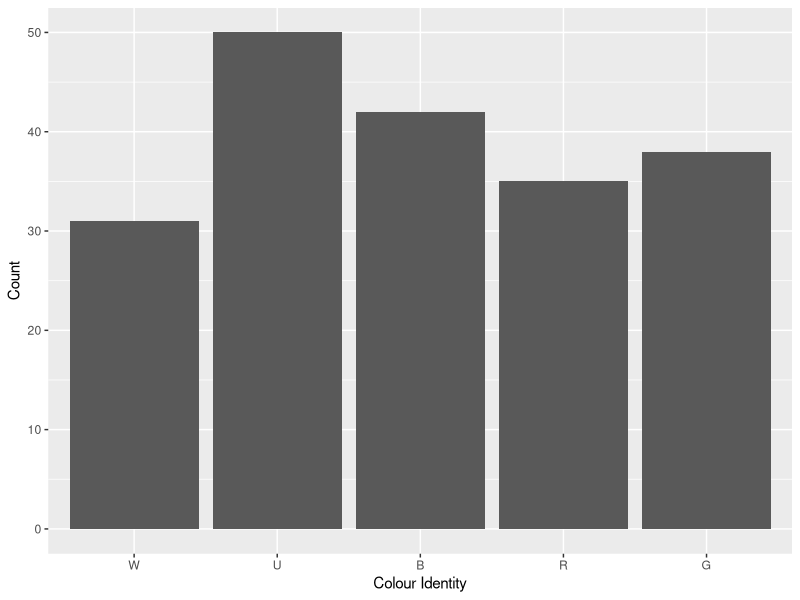
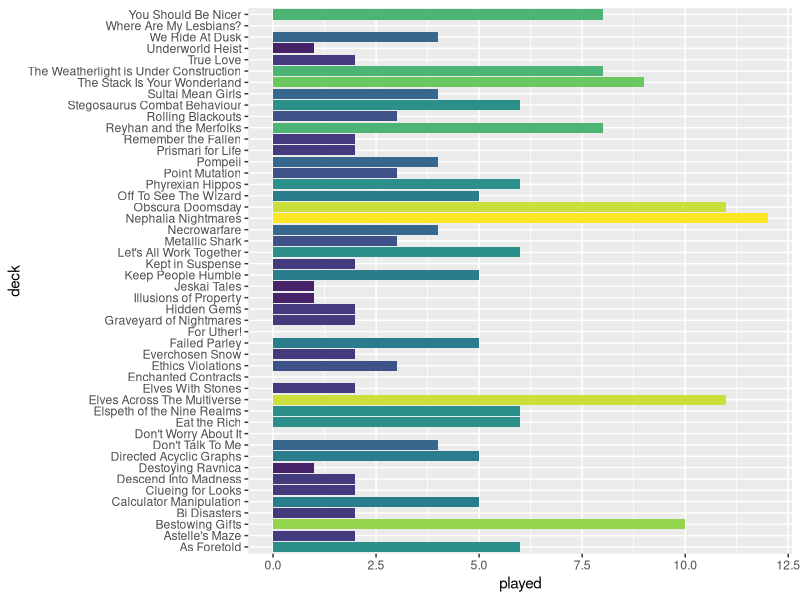
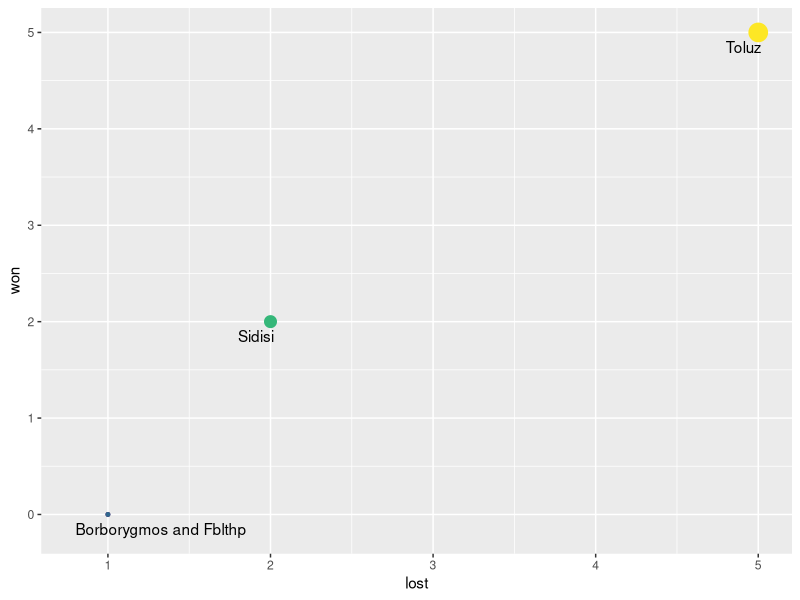
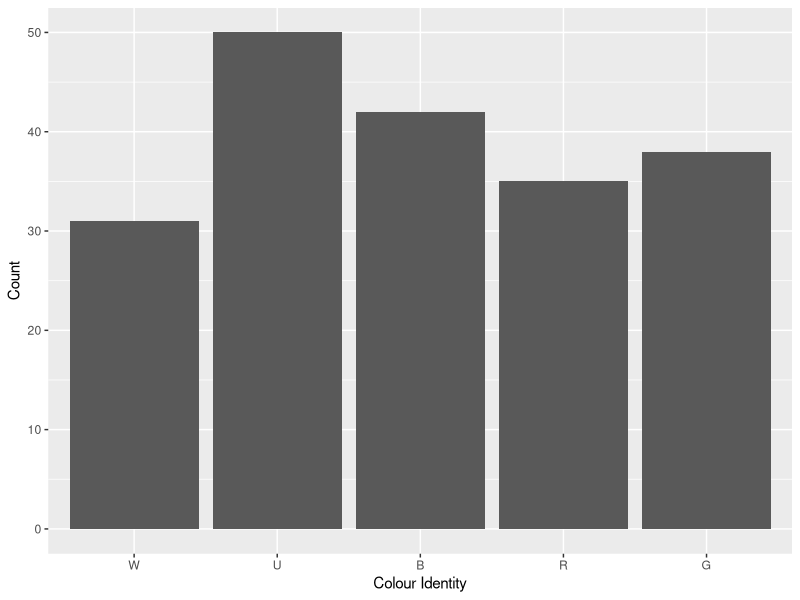
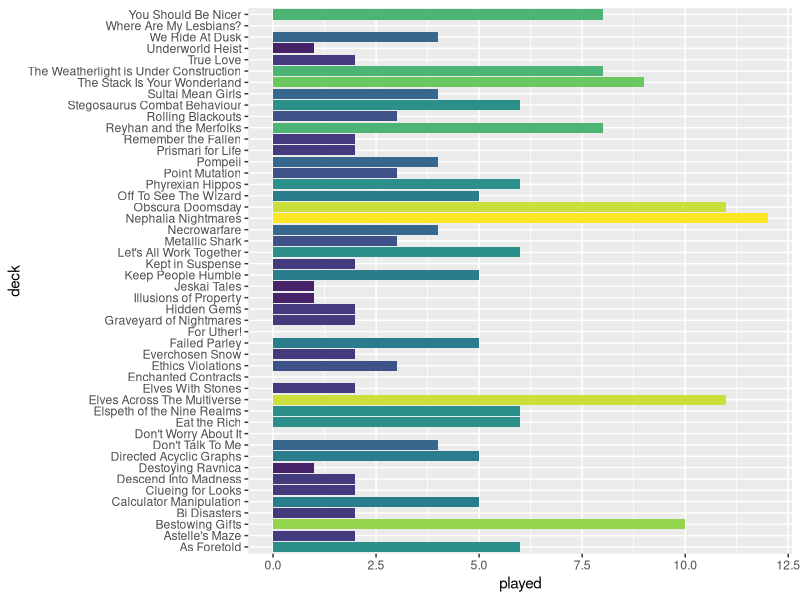

Source code (R) for these figures, in order:
library(forcats)
library(tidyverse)
library(viridis)

decks<-data.frame(structure(list(deck=character(),commander=character(),power=factor(),played=numeric(),won=numeric(),draw=numeric(),lost=numeric(),priority=factor(),W=logical(),U=logical(),B=logical(),R=logical(),G=logical(),artist=character(),plane=character())))
decks<-decks%>%#priority 7: Tournament cEDH
  add_row(deck="Destoying Ravnica",commander="Borborygmos and Fblthp",power="9",played=1,won=0,draw=0,lost=1,priority="8",W=T,U=T,B=T,R=F,G=F,artist="Justin Hernandez,Alexis Hernandez",plane='Ravnica,Ravnica')%>% 
  add_row(deck="Obscura Doomsday",commander="Toluz",power="9",played=11,won=5,draw=1,lost=5,priority="8",W=T,U=T,B=T,R=F,G=F,artist="Donato Giancola",plane='New Capenna')%>% 
  add_row(deck="Sultai Mean Girls",commander="Sidisi",power="9",played=4,won=2,draw=0,lost=2,priority="8",W=F,U=T,B=T,R=F,G=T,artist="Karl Kopinski",plane='Tarkir')%>%
  add_row(deck="Underworld Heist",commander="Cormela",power="9",played=1,won=0,draw=0,lost=1,priority="8",W=F,U=T,B=T,R=T,G=F,artist="Bram Sels",plane='New Capenna')%>%# priority 6: LGS proxy free
  add_row(deck="As Foretold",commander="Gnostro",power="5",played=6,won=1,draw=0,lost=5,priority="7",W=T,U=T,B=F,R=F,G=F,artist="Lars Grant-West",plane='Theros')%>%
  add_row(deck="Astelle's Maze",commander="Nine-Fingers Keene",power="5",played=2,won=1,draw=0,lost=1,priority="7",W=F,U=T,B=T,R=F,G=T,artist="Nils Hamm",plane='Forgotten Realms')%>%
  add_row(deck="Bestowing Gifts",commander="Kestia",power="5",played=10,won=2,draw=0,lost=8,priority="2",W=F,U=T,B=F,R=F,G=T,artist="Zezhou Chen",plane='Theros')%>%
  add_row(deck="Bi Disasters",commander="Kamber & Laurine",power="5",played=2,won=1,draw=0,lost=1,priority="7",W=F,U=F,B=T,R=T,G=F,artist="Andrey Kuzinskiy,Andrey Kuzinskiy",plane='Innistrad,Innistrad')%>%
  add_row(deck="Calculator Manipulation",commander="Obeka",power="6",played=5,priority="7",W=F,U=T,B=T,R=T,G=F,artist="Jesper Ejsing",plane='Unknown')%>% 
  add_row(deck="Clueing for Looks",commander="Katilda and Lier",power="6",played=2,won=0,draw=0,lost=0,priority="2",W=T,U=T,B=F,R=F,G=T,artist="Lie Setiawan",plane='Innistrad,Innistrad')%>% 
  add_row(deck="Descend Into Madness",commander="Anhelo",power="5",played=2,won=1,draw=0,lost=1,priority="7",W=F,U=T,B=T,R=T,G=F,artist="Marta Nael",plane='New Capenna') %>%
  add_row(deck="Eat the Rich",commander="Silvar & Trynn",power="6",played=6,won=3,draw=0,lost=3,priority="2",W=T,U=F,B=T,R=T,G=F,artist="Jesper Ejsing,Jesper Ejsing",plane='Ikoria,Ikoria')%>%
  add_row(deck="Elspeth of the Nine Realms",commander="Kroxa and Kunoros",power="5",played=6,won=1,draw=0,lost=5,priority="7",W=T,U=F,B=F,R=T,G=F,artist="Jason A. Engle",plane='Theros,Theros')%>%
  add_row(deck="Elves With Stones",commander="Akiri & Miara w. Lurrus",power="6",played=2,won=1,draw=0,lost=1,priority="2",W=T,U=F,B=T,R=T,G=F,artist="David Gaillet,Johannes Voss,Steve Ellis",plane='Zendikar,Lorwyn,Ikoria')%>% 
  add_row(deck="Ethics Violations",commander="Volrath",power="6",played=3,won=1,draw=0,lost=2,priority="7",W=F,U=T,B=T,R=F,G=T,artist="Heonhwa Choe",plane='Dominaria')%>%
  add_row(deck="Everchosen Snow",commander="Najeela",power="5",played=2,won=0,draw=0,lost=2,priority="7",W=T,U=T,B=T,R=T,G=T,artist="Antonio José Manzanedo",plane='Kylem')%>%
  add_row(deck="Failed Parley",commander="Phabine",power="5",played=5,won=2,draw=0,lost=3,priority="7",W=F,U=T,B=T,R=F,G=T,artist="Ryan Pancoast",plane='New Capenna')%>%
  add_row(deck="Graveyard of Nightmares",commander="Beamtown Bullies",power="5",played=2,won=0,draw=0,lost=2,priority="7",W=F,U=F,B=T,R=T,G=T,artist="Tyler Jacobson",plane='New Capenna')%>%
  add_row(deck="Hidden Gems",commander="Kadena",power="5",played=2,won=0,draw=0,lost=2,priority="2",W=F,U=T,B=T,R=F,G=T,artist="Caio Monteiro",plane='Tarkir')%>%
  add_row(deck="Illusions of Property",commander="Rubinia",power="5",played=1,won=0,draw=0,lost=1,priority="7",W=T,U=T,B=F,R=F,G=T,artist="Cynthia Sheppard",plane='Unknown')%>%
  add_row(deck="Keep People Humble",commander="Ivy",power="7",played=5,won=1,draw=0,lost=4,priority="7",W=F,U=T,B=F,R=F,G=T,artist="Evyn Fong",plane='Dominaria') %>% 
  add_row(deck="Let's All Work Together",commander="Sen Triplets",power="6",played=6,won=0,draw=0,lost=6,priority="7",W=T,U=T,B=T,R=F,G=F,artist="Greg Staples",plane='Alara,Alara,Alara')%>%
  add_row(deck="Nephalia Nightmares",commander="Jeleva",power="6",played=12,won=5,draw=1,lost=6,priority="7",W=F,U=T,B=T,R=T,G=F,artist="Cynthia Sheppard",plane='Innistrad')%>% 
  add_row(deck="Off To See The Wizard",commander="Inalla",power="5",played=5,won=0,draw=0,lost=5,priority="7",W=F,U=T,B=T,R=T,G=F,artist="Yongjae Choi",plane='Unknown')%>%
  add_row(deck="Phyrexian Hippos",commander="Perrie w. Keruga",power="6",played=6,won=2,draw=0,lost=4,priority="7",W=T,U=T,B=F,R=F,G=T,artist="Joshua Raphael,Dan Scott",plane='New Capenna,Ikoria') %>%
  add_row(deck="Point Mutation",commander="Otrimi",power="5",played=3,won=1,draw=0,lost=2,priority="7",W=T,U=T,B=F,R=F,G=T,artist="Victor Adame Minguez",plane='Ikoria') %>%
  add_row(deck="Remember the Fallen",commander="Rayami",power="6",played=2,won=0,draw=0,lost=2,priority="7",W=F,U=T,B=T,R=F,G=T,artist="Kieran Yanner",plane='Zendikar') %>%
  add_row(deck="Reyhan and the Merfolks",commander="Thrasios & Reyhan",power="7",played=8,won=3,draw=0,lost=5,priority="7",W=F,U=T,B=T,R=F,G=T,artist="Josu Hernaiz,Chris Rallis",plane='Theros,Tarkir') %>%
  add_row(deck="Rolling Blackouts",commander="Yidris",power="5",played=3,priority="7",W=F,U=T,B=T,R=T,G=T,artist="Karl Kopinski",plane='Alara') %>%
  add_row(deck="Stegosaurus Combat Behaviour",commander="Kalamax",power="2",played=6,won=2,draw=0,lost=4,priority="7",W=F,U=T,B=F,R=T,G=T,artist="Nicholas Gregory",plane='Ikoria') %>%
  add_row(deck="The Stack Is Your Wonderland",commander="Parnesse",power="6",played=9,won=0,draw=1,lost=8,priority="7",W=F,U=T,B=T,R=T,G=F,artist="Svetlin Velinov",plane='New Capenna')%>%
   add_row(deck="True Love",commander="Regna & Krav",power="5",played=2,won=0,draw=0,lost=2,priority="7",W=T,U=F,B=T,R=F,G=F,artist="Randy Vargas,Randy Vargas",plane='Kylem,Kylem')%>%  
  add_row(deck="We Ride At Dusk",commander="Elenda and Azor",power="6",played=4,won=2,draw=0,lost=2,priority="7",W=T,U=T,B=T,R=F,G=F,artist="Randy Vargas,Randy Vargas",plane='Ixalan,Ixalan')%>%
  add_row(deck="Where Are My Lesbians?",commander="Zimone and Dina",power="5",played=0,won=0,draw=0,lost=0,priority="7",W=F,U=T,B=T,R=F,G=T,artist="Anato Finnstark,Anato Finnstark",plane='Arcavios,Arcavios')%>%
  add_row(deck="You Should Be Nicer",commander="Atla",power="6",played=8,won=1,draw=0,lost=7,priority="7",W=T,U=F,B=F,R=T,G=T,artist="Ekaterina Burmak",plane='Ixalan')%>% 
  # priority 6: Oathbreaker & Pendragon
  add_row(deck="Don't Worry About It",commander="Lukka",power="5",played=0,won=0,draw=0,lost=0,priority="6",W=F,U=F,B=F,R=T,G=T,artist="Chase Stone",plane='Ikoria') %>%
  add_row(deck="For Uther!",commander="Ponyback Brigade",power="5",played=0,won=0,draw=0,lost=0,priority="6",W=F,U=F,B=F,R=T,G=T,artist="Mark Zug",plane='Tarkir') %>%
  # priority 5: Tiny Leaders   
  add_row(deck="Enchanted Contracts",commander="Leovold",power="5",played=0,won=0,draw=0,lost=0,priority="5",W=F,U=T,B=T,R=F,G=T,artist="Magali Villeneuve",plane='Fiora') %>%
  # priority 4: pauper 
  add_row(deck="Challenger",commander="Mr Orfeo",power="4",played=1,won=0,draw=0,lost=0,priority="1",W=F,U=F,B=T,R=T,G=T,artist="Daarken",plane='New Capenna')%>%
  # priority 3: non-tournament cEDH 
  add_row(deck="Metallic Shark",commander="Shabraz & Brallin",power="3",played=3,priority="4",W=F,U=T,B=T,R=T,G=F,artist="Paul Scott Canavanm,Paul Scott Canavan",plane='Ikoria,Ikoria')%>%  
  add_row(deck="Pompeii",commander="Gallia",power="3",played=4,priority="4",W=F,U=F,B=F,R=T,G=T,artist="Johannes Voss",plane='Theros')%>% 
  add_row(deck="The Weatherlight is Under Construction",commander="Jhoira",power="7",played=8,won=0,draw=0,lost=8,priority="3",W=F,U=T,B=F,R=T,G=F,artist="Lisa Heidhoff",plane='Dominaria')%>%
  # priority 2: Casual and Proxied 
  add_row(deck="Directed Acyclic Graphs",commander="Alesha",power="5",played=5,priority="2",W=T,U=F,B=T,R=T,G=F,artist="Winona Nelson",plane='Tarkir')%>%  
  add_row(deck="Don't Talk To Me",commander="Florian w. Obosh",power="5",played=4,priority="2",W=F,U=F,B=T,R=T,G=F,artist="Justine Cruz,Denis Medri",plane='Innistrad,Ikoria')%>% 
  add_row(deck="Elves Across The Multiverse",commander="Abomination of Llanowar",power="7",played=11,won=6,draw=0,lost=5,priority="2",W=F,U=F,B=T,R=F,G=T,artist="Vincent Proce",plane='Dominaria',)%>%  
  add_row(deck="Kept in Suspense",commander="Illuna",power="5",played=2,won=1,draw=0,lost=1,priority="2",W=F,U=T,B=F,R=T,G=T,artist="Chris Rahn",plane='Ikoria')%>%
  add_row(deck="Jeskai Tales",commander="Shu Yun",power="4",played=1,won=0,draw=0,lost=1,priority="2",W=T,U=T,B=F,R=T,G=F,artist="David Gaillet",plane='Tarkir')%>%
  add_row(deck="Necrowarfare",commander="Gisa and Geralf",power="5",played=4,won=2,draw=0,lost=2,priority="2",W=F,U=T,B=T,R=F,G=F,artist="Aaron J. Riley",plane='Innistrad,Innistrad')%>%
  add_row(deck="Prismari for Life",commander="Galazeth Prismari",power="5",played=2,won=1,draw=0,lost=1,priority="2",W=F,U=T,B=F,R=T,G=F,artist="Iain McCaig",plane='Arcavios')%>%
 #priority 1: unsleeved and unfinished
  add_row(deck="A Tooting Time",commander="Tusk and Whiskers",power="5",played=0,won=0,draw=0,lost=0,priority="1",W=T,U=F,B=F,R=F,G=T,artist="Chris Seaman,Chris Seaman",plane='Interplanar Galaxy,Interplanar Galaxy')%>% 
  add_row(deck="Bumblebee",commander="St. Traft and Rem",power="5",played=0,won=0,draw=0,lost=0,priority="1",W=T,U=T,B=F,R=T,G=F,artist="Lucas Graciano,Lucas Graciano",plane='Innistrad,Innistrad')%>% 
  add_row(deck="Collector's Edition",commander="Pharika w. Umori",power="5",played=0,won=0,draw=0,lost=0,priority="1",W=F,U=F,B=T,R=F,G=T,artist="Jason A. Engle, Daniel Warren Johnson",plane='Theros,Ikoria')%>% 
  add_row(deck="Cull The Unworthy",commander="Tasigur",power="5",played=0,won=0,draw=0,lost=0,priority="1",W=F,U=T,B=T,R=F,G=T,artist="Chris Rahn",plane='Tarkir')%>% 
  add_row(deck="Cursed Gold",commander="Lynde",power="4",played=0,won=0,draw=0,lost=0,priority="1",W=F,U=T,B=F,R=T,G=F,artist="Anna Steinbauer",plane='Innistrad')%>%    
  add_row(deck="Creteaceous Beasts",commander="Nethroi w. Kaheera",power="5",played=0,won=0,draw=0,lost=0,priority="1",W=T,U=F,B=T,R=F,G=T, artist="Slawomir Maniak,Ryan Pancoast",plane='Ikoria')%>%
  add_row(deck="Defending Fblthp",commander="Fblthp",power="4",played=0,won=0,draw=0,lost=0,priority="1",W=F,U=T,B=F,R=F,G=F,artist="Marija Tiurina",plane='Ravnica')%>%
  add_row(deck="Dynaheir's Honour Guard",commander="Dynaheir w. Zira",power="5",played=0,won=0,draw=0,lost=0,priority="1",W=T,U=T,B=F,R=T,G=F,artist="Caroline Gariba,Jesper Ejsing",plane='Forgotten Realms,Ikoria')%>% 
  add_row(deck="Fruit Salad",commander="Tazri",power="5",played=0,won=0,draw=0,lost=0,priority="1",W=T,U=T,B=F,R=T,G=F,artist="Chris Rahn",plane='Zendikar')%>% 
  add_row(deck="Gender is a Construct",commander="Alharu & Silas",power="5",played=0,won=0,draw=0,lost=0,priority="1",W=T,U=T,B=T,R=F,G=F,artist="Chris Rallis,Joseph Meehan",plane='unkown,Alara')%>%
  add_row(deck="Giving Goats Away",commander="Zedruu",power="5",played=0,won=0,draw=0,lost=0,priority="1",W=T,U=T,B=F,R=T,G=F,artist="Mark Zug",plane='Ikoria')%>%
  add_row(deck="Guardian of the Lost",commander="Ephara",power="5",played=0,won=0,draw=0,lost=0,priority="1",W=T,U=T,B=F,R=F,G=F,artist="Eric Deschamps",plane='Theros')%>%
  add_row(deck="Hidden Beasts",commander="Kodama & Ludevic",power="5",played=0,won=0,draw=0,lost=0,priority="1",W=T,U=F,B=T,R=F,G=T,artist="Daarken,Aaron Miller",plane='Kamigawa,Innistrad')%>%
  add_row(deck="Ixhel's Creations",commander="Ixhel",power="5",played=0,won=0,draw=0,lost=0,priority="1",W=T,U=F,B=T,R=F,G=T,artist="Campbell White",plane='New Phyrexia')%>%
  add_row(deck="Jasmine Reads Adventures",commander="Jasmine",power="5",played=0,won=0,draw=0,lost=0,priority="1",W=T,U=F,B=F,R=F,G=T,artist="Bastien L. Deharme",plane='Dominaria')%>%
  add_row(deck="My Turn",commander="Rashmi and Ragavan",power="5",played=0,won=0,draw=0,lost=0,priority="1",W=F,U=T,B=F,R=T,G=T,artist="Joshua Cairos,Joshua Cairos",plane='Kaladesh,Kaladesh')%>%
  add_row(deck="Nope",commander="Ertai",power="5",played=0,won=0,draw=0,lost=0,priority="1",W=T,U=T,B=T,R=F,G=F,artist="Sidharth Chaturvedi",plane='Dominaria')%>%
  add_row(deck="Pride was a Riot",commander="Kynaios & Tiro",power="5",played=0,won=0,draw=0,lost=0,priority="1",W=T,U=T,B=F,R=T,G=T,artist="Willian Murai",plane='Theros')%>%
  add_row(deck="Release the Gremlins",commander="Gimbal",power="5",played=0,won=0,draw=0,lost=0,priority="1",W=F,U=T,B=F,R=T,G=T,artist="Fajareka Setiawan",plane='Kaladesh') %>%
  add_row(deck="Runic Lore",commander="Gretchen",power="5",played=0,won=0,draw=0,lost=0,priority="1",W=F,U=T,B=F,R=F,G=T,artist="Mila Pesic",plane='Forgotten Realms')%>%
  add_row(deck="Shadowborn Devotion",commander="Raphael",power="5",played=0,won=0,draw=0,lost=0,priority="1",W=F,U=F,B=T,R=T,G=F,artist="Livia Prima",plane='Forgotten Realms')%>%
  add_row(deck="Sunburst in the Vastes",commander="The Peregrine Dynamo",power="9",played=0,won=0,draw=0,lost=0,priority="1",W=F,U=F,B=F,R=F,G=F,artist="Zoltan Boros",plane='Dominaria')%>%
  add_row(deck="Spores on the Playground",commander="Slimefoot and Squee",power="5",played=1,won=0,draw=0,lost=1,priority="1",W=F,U=T,B=T,R=F,G=T,artist="Ivan Shavrin,Ivan Shavrin",plane='Dominaria,Dominaria')%>% 
  add_row(deck="Venture Across Planes",commander="Safana & Flaming Fist",power="5",played=0,won=0,draw=0,lost=0,priority="1",W=T,U=F,B=T,R=F,G=F,artist="Wisnu Tan,Diego Gisbert",plane='Forgotten Realms,Forgotten Realms')
# colour distibution
W<-decks%>%filter(W==T)%>%count()%>%pull(n)
U<-decks%>%filter(U==T)%>%count()%>%pull(n)
B<-decks%>%filter(B==T)%>%count()%>%pull(n)
R<-decks%>%filter(R==T)%>%count()%>%pull(n)
G<-decks%>%filter(G==T)%>%count()%>%pull(n)
colour<-c(W,U,B,R,G)
identity<-c("W","U","B","R","G")
colours<-cbind(colour,identity)
colours<-as.data.frame(colours)
colours<-colours%>%mutate(colour=as.numeric(colour))
col<-colours%>%ggplot(aes(x=fct_inorder(identity),colour))+
          geom_bar(stat="identity")+
          xlab("Colour Identity")+
          ylab("Count")
col 
ggsave("col.png")

#deck stats 
games<-decks%>%filter(priority!="1"&!is.na(priority))%>%ggplot(aes(played,deck,fill=played))+
        geom_bar(stat="identity")+
        scale_fill_viridis_c()+
        theme(legend.position="none")
games
ggsave(filename ="played.png",width=3000,height =2255, dpi=300,units="px",device='png')
# powerlevel
decks%>%filter(priority!="0")%>%group_by(power)%>%count()
# playable decks
decks%>%filter(priority!="1"&!is.na(priority))%>%count()
# cEDH stats 
cEDH <- decks %>% filter(priority=='8') %>% mutate(win=won/played) %>% arrange(-win)
cEDH_results <- ggplot(cEDH, aes(x=lost,y=won,label=commander)) +
                  geom_point(aes(size=played,colour=commander))+
                  geom_text(check_overlap = TRUE,hjust = 0, nudge_x = -0.2,nudge_y = -0.15)+
                  scale_colour_viridis_d()+
                  theme(legend.position = "none")
cEDH_results
buildme<-decks%>%filter(priority=="1")
buildme%>%pull(commander)
# wishlist (This is currently a little behind)


artists<-decks%>%separate_rows(artist,sep=',')%>%group_by(artist)%>%summarise(n=n())%>%arrange(desc(n))
artists
decks%>%dplyr::filter(str_detect(artist,"Jesper Ejsing"))%>%arrange(commander)%>%pull(commander) 

# filter by colour
decks%>%dplyr::filter(U==T&W==T)%>%pull(commander)

# planes 
planes <- decks %>% separate_rows(plane,sep=',') %>% drop_na() %>% group_by(plane) %>% summarise(n=n()) %>% arrange(-n)
planes
